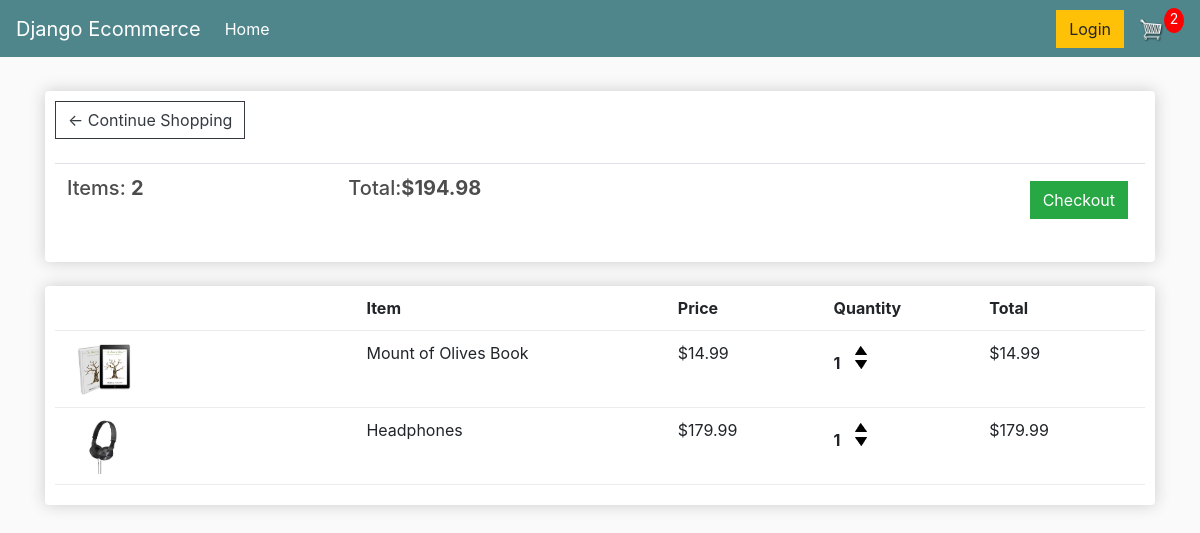
/cart/ (signed in), run on an earlier commit of the app's database.
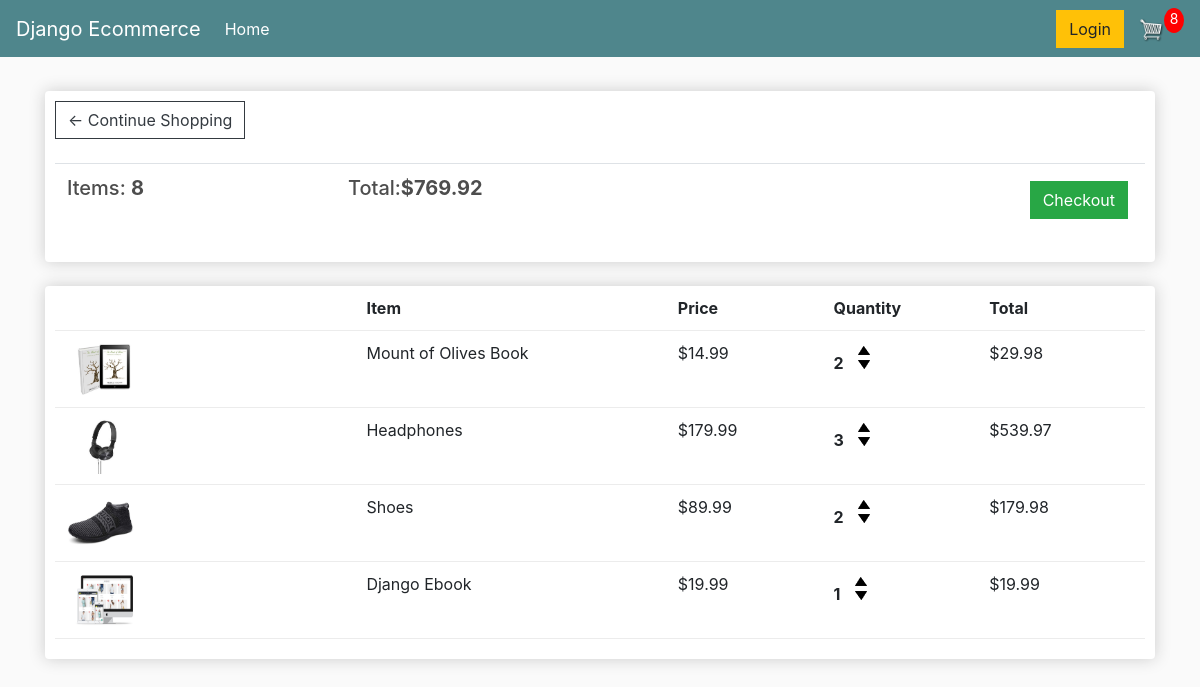
And on a later commit of the database.
### store/models.py (models this page shows, shortened)
class Order(models.Model):
    customer = models.ForeignKey(Customer, on_delete=models.SET_NULL, null=True, blank=True)
    date_ordered = models.DateTimeField(auto_now_add=True)
    complete = models.BooleanField(default=False)
    transaction_id = models.CharField(max_length=100, null=True)
    @property
    def get_cart_total(self):
        orderitems = self.orderitem_set.all()
        total = sum([item.get_total for item in orderitems])
        return total
    @property
    def get_cart_items(self):
        orderitems = self.orderitem_set.all()
        total = sum([item.quantity for item in orderitems])
        return total

class OrderItem(models.Model):
    product = models.ForeignKey(Product, on_delete=models.SET_NULL, null=True)
    order = models.ForeignKey(Order, on_delete=models.SET_NULL, null=True)
    quantity = models.IntegerField(default=0, null=True, blank=True)
    date_added = models.DateTimeField(auto_now_add=True)
    @property
    def get_total(self):
        total = self.product.price * self.quantity
        return total

class Product(models.Model):
    name = models.CharField(max_length=200)
    price = models.FloatField()
    digital = models.BooleanField(default=False, null=True, blank=True)
    image = models.ImageField(null=True, blank=True)
    @property
    def imageURL(self):
        try:
            url = self.image.url
        except:
            url = ''
        return url

### store/views.py (the view)
# urls.py: path('cart/', views.cart, name="cart"),
def cart(request):
    if request.user.is_authenticated:
        customer = request.user.customer
        order, created = Order.objects.get_or_create(customer=customer, complete=False)
        items = order.orderitem_set.all()
        cartItems = order.get_cart_items
    else:
        items = []
        order = {'get_cart_total': 0, 'get_cart_items':0, 'shipping': False}
        cartItems = order['get_cart_items']
    context = {'items':items, 'order':order, 'cartItems': cartItems}
    return render(request, 'store/cart.html', context)

### store/templates/store/cart.html
{% extends 'store/main.html' %}
{% load static %}
{% block content %}
    <div class="row">
        <div class="col-lg-12">
            <div class="box-element">
                <a  class="btn btn-outline-dark" href="{% url 'store' %}">&#x2190; Continue Shopping</a>
				<br>
				<br>
				<table class="table">
					<tr>
						<th><h5>Items: <strong>{{ order.get_cart_items }}</strong></h5></th>
						<th><h5>Total:<strong>${{ order.get_cart_total|floatformat:2 }}</strong></h5></th>
						<th>
							<a  style="float:right; margin:5px;" class="btn btn-success" href="{% url 'checkout' %}">Checkout</a>
						</th>
					</tr>
				</table>
            </div>
            <br>
            <div class="box-element">
                <div class="cart-row">
					<div style="flex:2"></div>
					<div style="flex:2"><strong>Item</strong></div>
					<div style="flex:1"><strong>Price</strong></div>
					<div style="flex:1"><strong>Quantity</strong></div>
					<div style="flex:1"><strong>Total</strong></div>
				</div>
				{% for item in items %}
					<div class="cart-row">
						<div style="flex:2"><img class="row-image" src="{{ item.product.imageURL }}"></div>
						<div style="flex:2"><p>{{ item.product.name }}</p></div>
						<div style="flex:1"><p>${{ item.product.price|floatformat:2 }}</p></div>
						<div style="flex:1">
							<p class="quantity">{{ item.quantity }}</p>
							<div class="quantity">
								<img data-product={{ item.product.id }} data-action="add" class="chg-quantity update-cart" src="{% static  'images/arrow-up.png' %}">
								<img data-product={{ item.product.id }} data-action="remove" class="chg-quantity update-cart" src="{% static  'images/arrow-down.png' %}">
							</div>
						</div>
						<div style="flex:1"><p>${{ item.get_total }}</p></div>
					</div>
				{% endfor %}
            </div>
        </div>
    </div>
{% endblock content %}

### store/templates/store/main.html (shortened to what this page needs)
<!DOCTYPE html>
{% load static %}
<html lang="en">
<head>
    <link rel="stylesheet" href="https://stackpath.bootstrapcdn.com/bootstrap/4.5.2/css/bootstrap.min.css">
    <link rel="stylesheet" type="text/css" href="{% static 'css/main.css' %}">
</head>
<body>
    <nav class="navbar navbar-expand-lg navbar-dark bg-dark">
        <a class="navbar-brand" href="#">Django Ecommerce</a>
        <div class="collapse navbar-collapse" id="navbarSupportedContent">
          <ul class="navbar-nav mr-auto">
            <li class="nav-item active">
              <a class="nav-link" href="#">Home <span class="sr-only">(current)</span></a>
            </li>
          </ul>
          <div class="form-inline my-2 my-lg-0">
            <a href="#" class="btn btn-warning">Login</a>
            <a href="{% url 'cart' %}">
              <img  id="cart-icon" src="{% static 'images/cart.png' %}">
            </a>
            <p id="cart-total">{{ cartItems }}</p>
          </div>
        </div>
    </nav>
    <div class="container">
        <br>
        {% block content %}
        {% endblock content %}
    </div>
</body>
</html>

### static/css/main.css (style rules this page uses)
body { background-color: hsl(0, 0%, 98%); }
h1,h2,h3,h4,h5,h6 { color:hsl(0, 0%, 30%); }
.box-element { box-shadow:hsl(0, 0%, 80%) 0 0 16px; background-color: #fff; border-radius: 4px; padding: 10px; }
.bg-dark { background-color: #4f868c!important; }
#cart-icon { width:25px; display: inline-block; margin-left: 15px; }
#cart-total { display: block; text-align: center; color:#fff; background-color: red; width: 20px; height: 25px; border-radius: 50%; font-size: 14px; }
.col-lg-4, .col-lg-6, .col-lg-8, .col-lg-12 { margin-top: 10px; }
.btn { border-radius: 0; }
.row-image { width: 100px; }
.cart-row { display: flex; align-items: flex-stretch; padding-bottom: 10px; margin-bottom: 10px; border-bottom: 1px solid #ececec; }
.quantity { display: inline-block; font-weight: 700; padding-right:10px; }
.chg-quantity { width: 12px; cursor: pointer; display: block; margin-top: 5px; transition:.1s; }

What changed in the data, as far as the page shows it:
changed through a linked row, Order: get_cart_items "2" → "8"; get_cart_total "194.98" → "769.92"
changed OrderItem "Mount of Olives Book": quantity "1" → "2"; get_total "14.99" → "29.98"
changed OrderItem "Headphones": quantity "1" → "3"; get_total "179.99" → "539.97"
added OrderItem: product.imageURL (picture), product.name "Shoes", product.price "89.99", quantity "2", get_total "179.98"
added OrderItem: product.imageURL (picture), product.name "Django Ebook", product.price "19.99", quantity "1", get_total "19.99"
Also different on the page:
{{ cartItems }}: "2" → "8"
